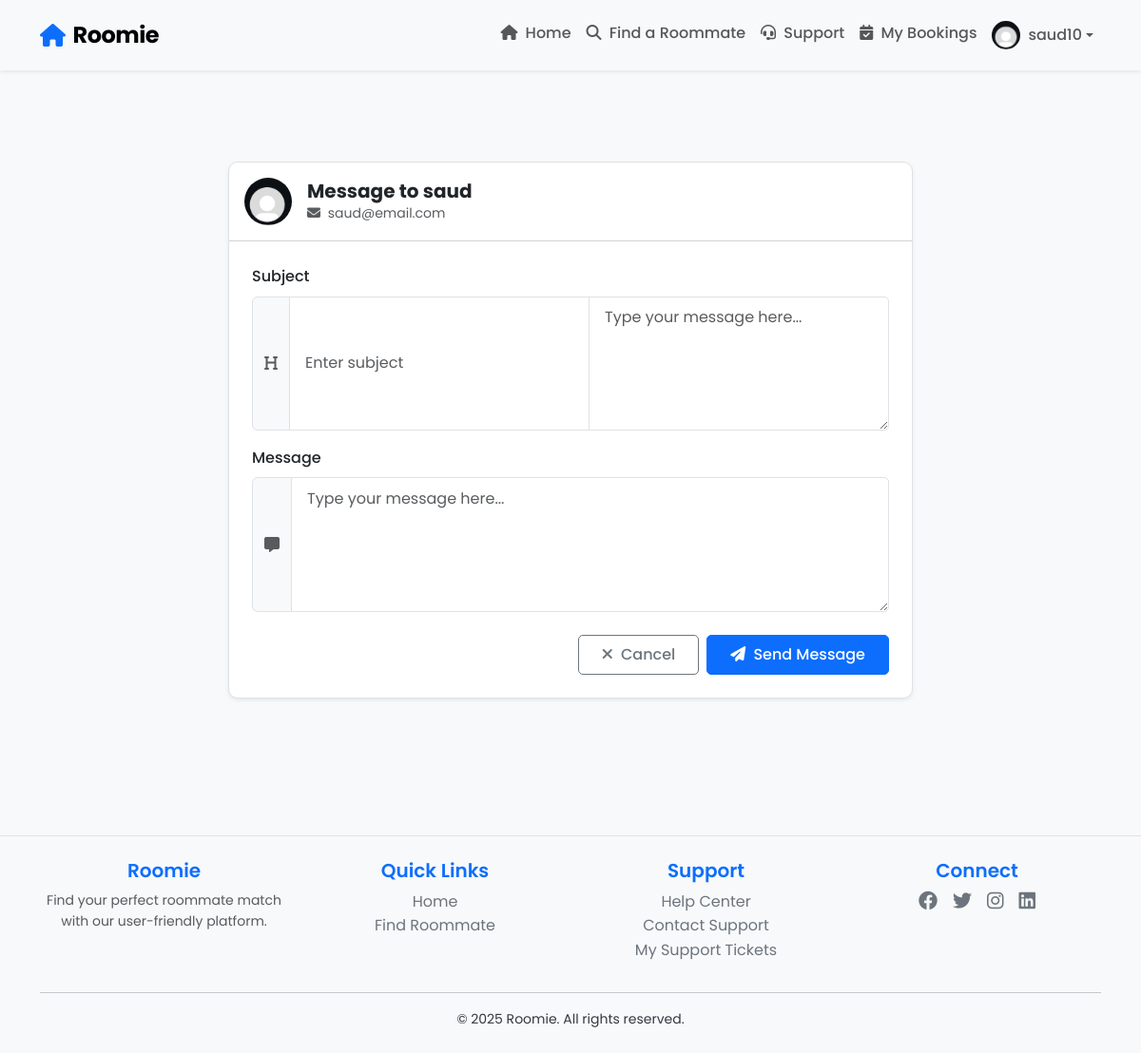
The app's page /send-message/1/ (signed in) with its own data.
### core/models.py (models this page shows, shortened)
class User(AbstractUser):
    ACCOUNT_TYPE_CHOICES = [
        ('seeker', 'Seeker'),
        ('provider', 'Provider'),
    ]
    GENDER_CHOICES = [
        ('male', 'Male'),
        ('female', 'Female'),
        ('other', 'Other'),
    ]
    email = models.EmailField(unique=True)
    gender = models.CharField(max_length=10, choices=GENDER_CHOICES, blank=True, null=True)
    birthdate = models.DateField(blank=True, null=True)
    bio = models.TextField(blank=True, null=True)
    location = models.CharField(max_length=255, blank=True, null=True)
    profile_photo = models.ImageField(
        upload_to='profile_photos/',
        blank=True,
        null=True,
        default='profile_photos/default_user.jpg'  # Set default profile photo
    )
    account_type = models.CharField(max_length=10, choices=ACCOUNT_TYPE_CHOICES, default='seeker')
    is_available = models.BooleanField(default=True, help_text="Whether the user is currently available as a roommate")

### roomie/views.py (the view)
# urls.py: path('send-message/<int:user_id>/', views.send_message, name='send_message'),
def send_message(request, user_id):
    recipient = get_object_or_404(User, id=user_id)
    if request.method == 'POST':
        form = RoomieForms.MessageForm(request.POST)
        if form.is_valid():
            message = form.save(commit=False)
            message.sender = request.user
            message.recipient = recipient
            message.save()
            messages.success(request, "Message sent successfully!")
            return redirect('find_roommate')  # Redirect to the roommate list or another page
    else:
        form = RoomieForms.MessageForm()
    return render(request, 'send_message.html', {'form': form, 'recipient': recipient})

### roomie/forms.py
    class MessageForm(forms.ModelForm):
        class Meta:
            model = Message
            fields = ['subject', 'body']
            widgets = {
                'subject': forms.TextInput(attrs={'class': 'form-control', 'placeholder': 'Enter subject'}),
                'body': forms.Textarea(attrs={'class': 'form-control', 'rows': 5, 'placeholder': 'Type your message here...'}),
        }

### roomie/templatetags/form_tags.py (called while the page is built)
@register.filter(name='add_class')
def add_class(field, css_class):
    return field.as_widget(attrs={"class": css_class})

### roomie/templates/send_message.html (shortened to what this page needs)
{% extends 'base.html' %}
{% load static %}
{% load form_tags %}
{% block content %}
<div class="container py-5">
  <div class="row justify-content-center">
    <div class="col-lg-8">
      <div class="card shadow-sm">
        <div class="card-header bg-transparent py-3">
          <div class="d-flex align-items-center">
            <div class="flex-shrink-0">
              {% if recipient.profile_photo %}
              <img
                src="{{ recipient.profile_photo.url }}"
                class="rounded-circle"
                style="width: 50px; height: 50px; object-fit: cover"
                alt="{{ recipient.username }}"
              />
              {% else %}
              <img
                src="/media/profile_photos/default_user.jpg"
                class="rounded-circle"
                style="width: 50px; height: 50px; object-fit: cover"
                alt="Default Profile"
              />
              {% endif %}
            </div>
            <div class="flex-grow-1 ms-3">
              <h5 class="mb-0 fw-bold">Message to {{ recipient.username }}</h5>
              <p class="text-muted mb-0 small">
                <i class="fas fa-envelope me-1"></i> {{ recipient.email }}
              </p>
            </div>
          </div>
        </div>
        <div class="card-body p-4">
          <form method="POST">
            <div class="mb-3">
              <label for="{{ form.subject.id_for_label }}" class="form-label"
                >Subject</label
              >
              <div class="input-group">
                <span class="input-group-text bg-light">
                  <i class="fas fa-heading text-muted"></i>
                </span>
                {{ form.subject|add_class:"form-control" }}
                {{ form.body|add_class:"form-control" }}
              </div>
            </div>
            <div class="mb-4">
              <label for="{{ form.body.id_for_label }}" class="form-label"
                >Message</label
              >
              <div class="input-group">
                <span class="input-group-text bg-light">
                  <i class="fas fa-comment-alt text-muted"></i>
                </span>
                {{ form.body|add_class:"form-control" }}
              </div>
            </div>
            <div class="d-flex justify-content-end gap-2">
              <a
                href="{% url 'user_profile' recipient.id %}"
                class="btn btn-outline-secondary"
              >
                <i class="fas fa-times me-1"></i> Cancel
              </a>
              <button type="submit" class="btn btn-primary">
                <i class="fas fa-paper-plane me-1"></i> Send Message
              </button>
            </div>
          </form>
        </div>
      </div>
    </div>
  </div>
</div>
{% endblock %}

### roomie/templates/base.html (shortened to what this page needs)
{% load static %}
<!DOCTYPE html>
<html lang="en">
  <head>
    <link
      rel="stylesheet"
      href="https://cdn.jsdelivr.net/npm/bootstrap@5.3.0/dist/css/bootstrap.min.css"
    />
    <link
      rel="stylesheet"
      href="https://cdnjs.cloudflare.com/ajax/libs/font-awesome/6.4.0/css/all.min.css"
    />
    <link rel="stylesheet" href="{% static 'roomie/styles.css' %}" />
  </head>
  <body class="page-transition">
    <nav class="navbar navbar-expand-lg navbar-light bg-light shadow-sm sticky-top">
      <div class="container">
        <a class="navbar-brand d-flex align-items-center" href="{% url 'home' %}">
          <i class="fas fa-home me-2 text-primary"></i>
          <span class="fw-bold">Roomie</span>
        </a>
        <div class="collapse navbar-collapse" id="navbarNav">
          <ul class="navbar-nav ms-auto">
            <li class="nav-item">
              <a class="nav-link" href="{% url 'home' %}">
                <i class="fas fa-home me-1"></i> Home
              </a>
            </li>
            <li class="nav-item">
              <a class="nav-link" href="{% url 'find_roommate' %}">
                <i class="fas fa-search me-1"></i> Find a Roommate
              </a>
            </li>
            <li class="nav-item">
              <a class="nav-link" href="{% url 'support_home' %}">
                <i class="fas fa-headset me-1"></i> Support
              </a>
            </li>
            {% if user.is_authenticated %}
              {% if user.account_type == 'seeker' %}
              <li class="nav-item">
                <a class="nav-link" href="{% url 'my_bookings' %}">
                  <i class="fas fa-calendar-check me-1"></i> My Bookings
                </a>
              </li>
              {% endif %}
              <li class="nav-item dropdown">
                <a
                  class="nav-link dropdown-toggle d-flex align-items-center"
                  href="#"
                  id="navbarDropdown"
                  role="button"
                  data-bs-toggle="dropdown"
                  aria-expanded="false"
                >
                  {% if user.profile_photo %}
                  <img
                    src="{{ user.profile_photo.url }}"
                    class="rounded-circle"
                    style="width: 30px; height: 30px; object-fit: cover"
                    alt="Profile"
                  />
                  {% endif %}
                  <span class="ms-2">{{ user.username }}</span>
                </a>
              </li>
            {% endif %}
          </ul>
        </div>
      </div>
    </nav>
    <main class="container py-5">{% block content %}{% endblock %}</main>
    {% include 'footer.html' %}
  </body>
</html>  </body>
</html>

### roomie/static/roomie/styles.css (style rules this page uses)
body { font-family: "Poppins", sans-serif; background-color: #f8f9fa; color: #343a40; line-height: 1.6; }
h1, h2, h3, h4, h5, h6 { font-weight: 600; }
.navbar { padding: 0.8rem 1rem; }
.navbar-brand { font-size: 1.5rem; font-weight: 700; letter-spacing: -0.5px; }
.nav-link { font-weight: 500; padding: 0.5rem 1rem; transition: all 0.3s; }
.card { border-radius: 10px; overflow: hidden; border: 1px solid #dee2e6; box-shadow: 0 6px 15px rgba(0, 0, 0, 0.05); }
.btn { font-weight: 500; padding: 0.5rem 1.5rem; border-radius: 5px; }
.btn-primary { background-color: #0d6efd; border-color: #0d6efd; }
.form-control, .form-select { border-radius: 5px; padding: 0.6rem 1rem; border: 1px solid #dee2e6; }
.form-label { font-weight: 500; margin-bottom: 0.5rem; }

### records on screen
User: profile_photo (placeholder picture), username "saud10"
User: username "saud", email "saud@email.com"
